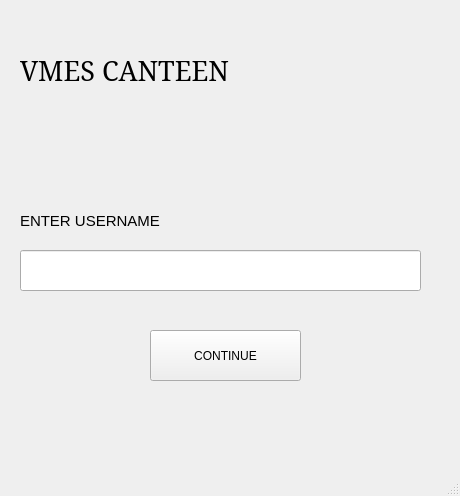
<?xml version="1.0" encoding="UTF-8"?>
<ui version="4.0">
 <class>MainWindow</class>
 <widget class="QMainWindow" name="MainWindow">
  <property name="geometry">
   <rect>
    <x>0</x>
    <y>0</y>
    <width>460</width>
    <height>496</height>
   </rect>
  </property>
  <property name="windowTitle">
   <string>MainWindow</string>
  </property>
  <widget class="QWidget" name="centralwidget">
   <widget class="QLabel" name="label">
    <property name="geometry">
     <rect>
      <x>20</x>
      <y>40</y>
      <width>321</width>
      <height>61</height>
     </rect>
    </property>
    <property name="font">
     <font>
      <family>Constantia</family>
      <pointsize>20</pointsize>
     </font>
    </property>
    <property name="text">
     <string>VMES CANTEEN</string>
    </property>
   </widget>
   <widget class="QLabel" name="label_2">
    <property name="geometry">
     <rect>
      <x>20</x>
      <y>190</y>
      <width>161</width>
      <height>61</height>
     </rect>
    </property>
    <property name="font">
     <font>
      <pointsize>11</pointsize>
     </font>
    </property>
    <property name="text">
     <string>ENTER USERNAME</string>
    </property>
   </widget>
   <widget class="QLineEdit" name="blank_usr">
    <property name="geometry">
     <rect>
      <x>20</x>
      <y>250</y>
      <width>401</width>
      <height>41</height>
     </rect>
    </property>
    <property name="font">
     <font>
      <pointsize>10</pointsize>
     </font>
    </property>
   </widget>
   <widget class="QPushButton" name="btn1">
    <property name="geometry">
     <rect>
      <x>150</x>
      <y>330</y>
      <width>151</width>
      <height>51</height>
     </rect>
    </property>
    <property name="styleSheet">
     <string notr="true"/>
    </property>
    <property name="text">
     <string>CONTINUE</string>
    </property>
   </widget>
  </widget>
  <widget class="QMenuBar" name="menubar">
   <property name="geometry">
    <rect>
     <x>0</x>
     <y>0</y>
     <width>460</width>
     <height>26</height>
    </rect>
   </property>
  </widget>
  <widget class="QStatusBar" name="statusbar"/>
 </widget>
 <resources/>
 <connections/>
</ui>
